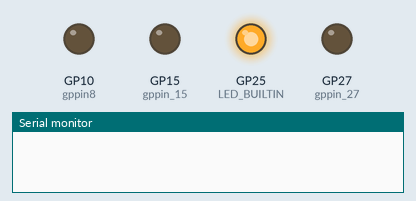
A sketch run on a simulated Raspberry Pi Pico. On the bench: output pins drawn as LEDs (lit = HIGH), the last lines printed to the serial monitor.

Above: at 0.16 s.
At 21.5 s:
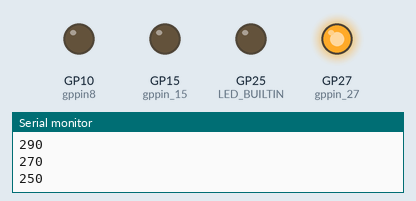
At 45.41 s:
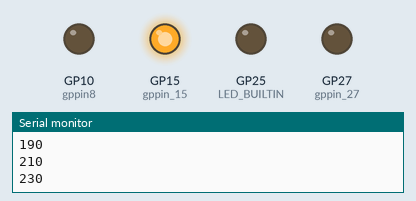
At 70.1 s:
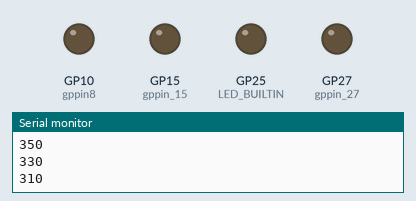
Timing chart, 0 to 71.1 s (numbered marks = the images above):
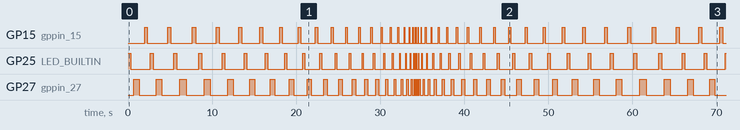

Measured:
- by itself, GP15 (gppin_15), GP25 (LED_BUILTIN), GP27 (gppin_27): moves between LOW and HIGH, repeating every 54.7 s
- by itself, everything shown: repeats every 54.7 s, in 180 steps

The sketch:

Digital_Out_w_3Blinks.ino
```cpp
/*
  Blink fast and slow with a timer changing
  more info on pinMode and digitalOut
  https://arduino-pico.readthedocs.io/en/latest/digital.html

  SD

*/

int dcounter = 330;
int dir = 20;
// the setup function runs once when you press reset or power the board
void setup() {

  // initialize digital pin LED_BUILTIN as an output.
  pinMode(LED_BUILTIN, OUTPUT);
  // digital output being set for the led
  pinMode(10, OUTPUT);  //gppin8 , BoardPin 11
  pinMode(15, OUTPUT); //gppin 15, BoardPin 20
  pinMode(27, OUTPUT); //gppin 27, BoardPin 32
  Serial.begin(9600);
}

// the loop function runs over and over again forever
void loop() {

  digitalWrite(LED_BUILTIN, HIGH);  // turn the LED on by making the voltage high
  delay(dcounter);                  // wait for a period of time in milliseconds
  digitalWrite(LED_BUILTIN, LOW);   // turn the LED off by making the voltage LOW
  delay(dcounter);


  digitalWrite(27, HIGH);  // turn the LED on by making the voltage high
  delay(dcounter);                  // wait for a period of time in milliseconds
  digitalWrite(8, HIGH);   // turn the LED off by making the voltage LOW
  delay(dcounter);


// Remember to refer to the pinout map on the class web page.
// Look for which Io pin this is it should be PinIO 8, which is 11th BoardPin on the pico
  digitalWrite(27, LOW);
  delay(dcounter);
  digitalWrite(8, LOW);
  delay(dcounter);

  digitalWrite(15, HIGH);  // This is pinio15, which physical pin is it?
  delay(dcounter);
  digitalWrite(15, LOW);
  delay(dcounter);

  // This is aa simple timer variable for the delay (dcounter)
  // dir is used to change the value each time through the list and the if statement
  // changes it when the values for dcounter go to high or low.

  if (dcounter > 350) {
    dir = -20;
  }

  if (dcounter < 30) {
    dir = 20;
  }
  dcounter += dir;


  // This is used to send a message back from the Pico to the arduino software.
  // the println command is used to watch the progress of the program and is used for debugging.
  Serial.println(dcounter);


}
```
